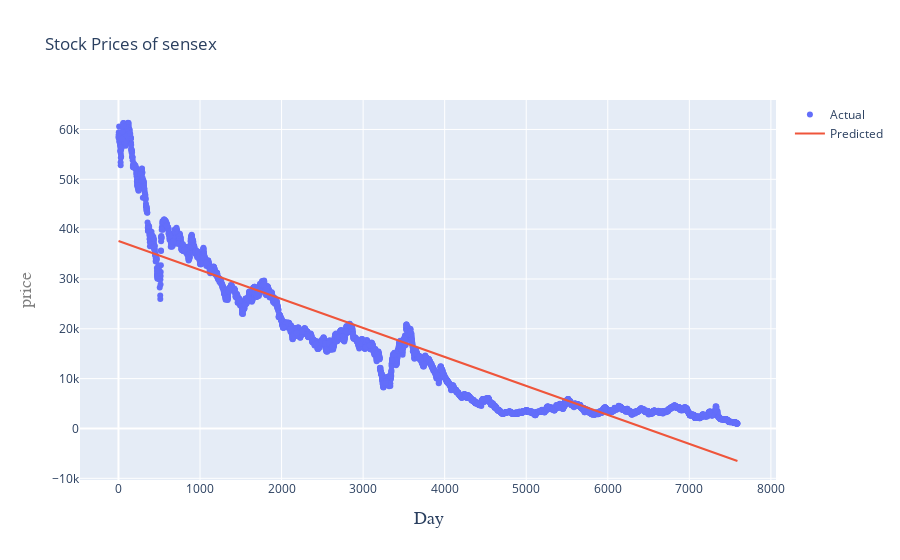

Write notebook code for a chart like this one.
### Code cell
iplot(plot2)

### Figure 1 — Plotly figure (JSON) as saved in the notebook; plotly's stock layout.template omitted (floating-point values rounded to 4 significant figures; data arrays with more than 128 entries replaced by an {"elided": "..."} marker saying what was removed)
{"data": [{"mode": "markers", "name": "Actual", "type": "scatter", "x": {"elided": "5313 int values"}, "y": {"elided": "5313 float values"}}, {"mode": "lines", "name": "Predicted", "type": "scatter", "x": {"elided": "5313 int values"}, "y": {"elided": "5313 float values"}}], "layout": {"title": {"text": "Stock Prices of sensex"}, "xaxis": {"title": {"font": {"color": "# 7f7f7f", "family": "Courier New, monospace", "size": 18}, "text": "Day"}}, "yaxis": {"title": {"font": {"color": "#7f7f7f", "family": "Courier New, monospace", "size": 18}, "text": "price"}}}}
